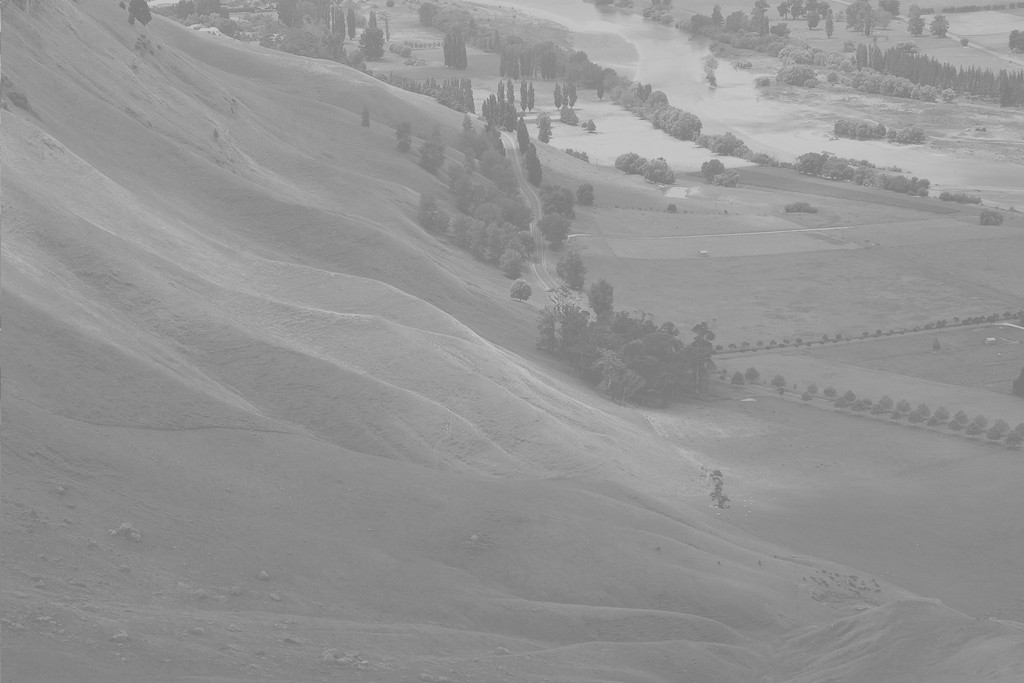
#> input picture standard_test_images/ex.jpg, 1024 x 683 px, found by its file name
$ python LP_BUTT.py   (older library calls are emulated)
#> lines starting #> are read from the running program, lines starting #| are printed output that depends on the picture
import scipy.misc
import scipy.fftpack as fftim
import math, numpy as np
import matplotlib.pyplot as plt
from PIL import Image

#open image
img = Image.open('/home/thaidy/Documents/ML/standard_test_images/ex.jpg').convert('L')
#convert in ndarray
b = np.asarray(img)

#performing FFT
c = fftim.fft2(b)

#shifting frequency to center
d = fftim.fftshift(c)

#inicializating variable for convolution
M = d.shape[0]
#> M = 683
N = d.shape[1]
#> N = 1024

#H is defined and inicilized in 1
H = np.ones((M,N))
#An MxN image have center in M/2 and N/2
center1 = M/2
#> center1 = 341.5
center2 = N/2
#> center2 = 512
d_0 = 30.0 #cut off radius

t1 = 1
t2 = 2*t1
#Defining convolution function for ILPF

for i in range(1,M):
    for j in range(1,N):
        r1 = (i-center1)**2+(j-center2)**2
    #euclidian distance from the origin is computed
        r = math.sqrt(r1)
    #using cut off radius to eliminate high frequency
        if r > d_0:
            H[i,j] = 1/(1+(r/d_0)**t1)
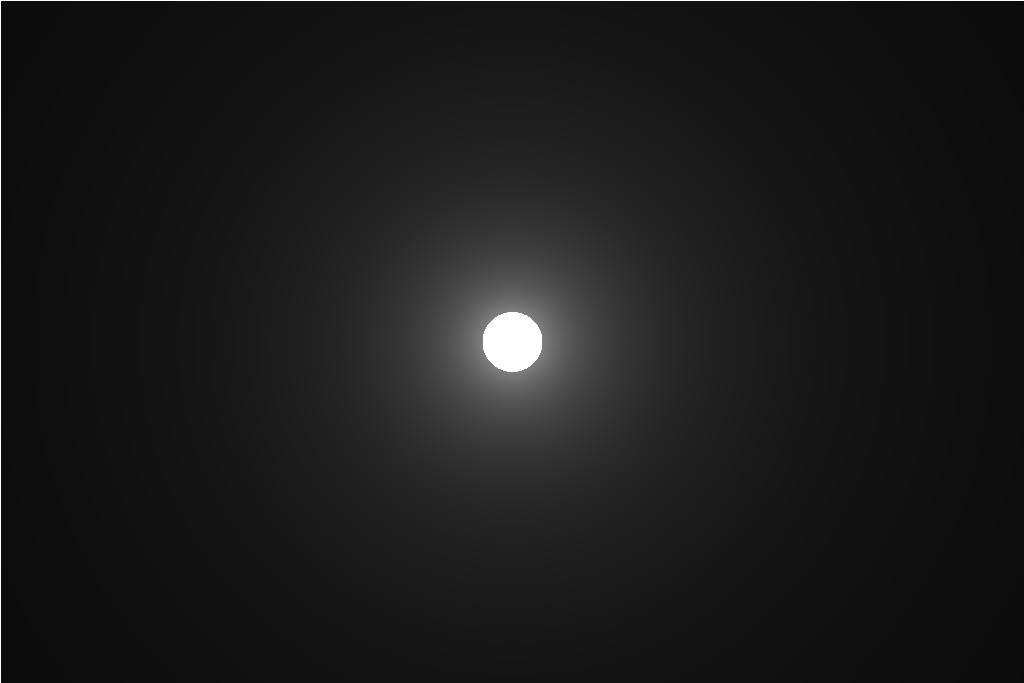
#> H: shape (683, 1024) float64; min 0.0466, max 1, mean 0.106
#converting H to image
H = Image.fromarray(H)
#> H: PIL image 1024x683 F
#perforrming conv
con = d * H
#computing mag of FFT
e = abs(fftim.ifft2(con)).astype(np.uint8)
#convert e to image
f = Image.fromarray(e)
#saving
f.save('/home/thaidy/Desktop/output.jpg')
f.show()
